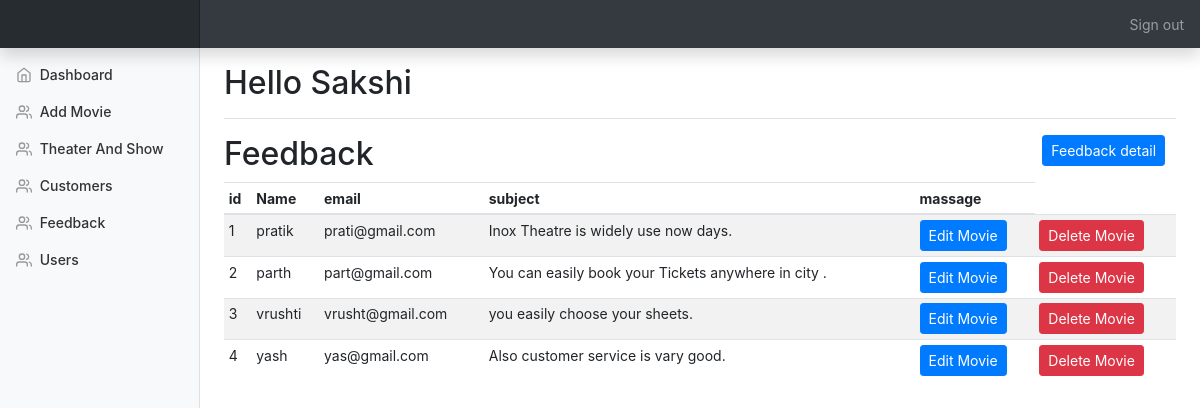
The page /admin/feedback.php (signed in) on the database its author committed.
### tables this page shows
CREATE TABLE `feedback` (
  `id` int(100) NOT NULL,
  `name` varchar(100) NOT NULL,
  `email` varchar(50) NOT NULL,
  `massage` varchar(100) NOT NULL
);

### admin/feedback.php (the view, shortened to what this page needs)
<!doctype html>
<html lang="en">
  <head>
    <link rel="stylesheet" href='css/all.css' type='text/css'>
    <link rel="stylesheet" href='css/bootstrap.min.css' type='text/css'>
    <link rel="stylesheet" href='css/dashboard.css' type='text/css'>
<?php include_once("./templates/top.php"); ?>
<?php include_once("./templates/navbar.php"); ?>
<div class="container-fluid">
  <div class="row">
    <?php include "./templates/sidebar.php"; ?>
      <div class="row">
      	<div class="col-10">
      		<h2>Feedback</h2>
      	</div>
      	<div class="col-2">
      		<a href="#" data-toggle="modal" data-target="#add_feedback_modal" class="btn btn-primary btn-sm">Feedback detail</a>
      	</div>
      </div>
      <div class="table-responsive">
        <table class="table table-striped table-sm">
          <thead>
            <tr>
              <th>id</th>
              <th>Name</th>
              <th>email</th>
              <th>subject</th>
              <th>massage</th>
            </tr>
          </thead>
          <tbody id="product_list">
           <?php
include_once 'Database.php';
$result = mysqli_query($conn,"SELECT * FROM feedback");
if (mysqli_num_rows($result) > 0) {
  while($row = mysqli_fetch_array($result)) {
    $id=$row['id'];?>
    <tr>
              <td><?php echo $row['id'];?></td>
              <td><?php echo $row['name'];?></td>
              <td><?php echo $row['email'];?></td>
              <td><?php echo $row['massage'];?></td>
              <td><button data-toggle="modal" type="button" data-target="#edit_feedback_modal<?php echo $id;?>" class="btn btn-primary btn-sm">Edit Movie</button></td>
              <td><button data-toggle="modal" type="button" data-target="#delete_feedback_modal<?php echo $id;?>" class="btn btn-danger btn-sm">Delete Movie</button></td>
            </tr>
  <?php
  }
}
?>
          </tbody>
        </table>
      </div>
    </main>
  </div>
</div>
<?php include_once("./templates/footer.php"); ?>

### admin/css/dashboard.css (style rules this page uses)
body { font-size: .875rem; }

### rows shown on the page
feedback: id "1", name "pratik", email "prati@gmail.com", massage "Inox Theatre is widely use now days."
feedback: id "2", name "parth", email "part@gmail.com", massage "You can easily book your Tickets anywhere in city ."
feedback: id "3", name "vrushti", email "vrusht@gmail.com", massage "you easily choose your sheets."
feedback: id "4", name "yash", email "yas@gmail.com", massage "Also customer service is vary good."

### other values the page prints
$_SESSION["admin"] "Sakshi"
